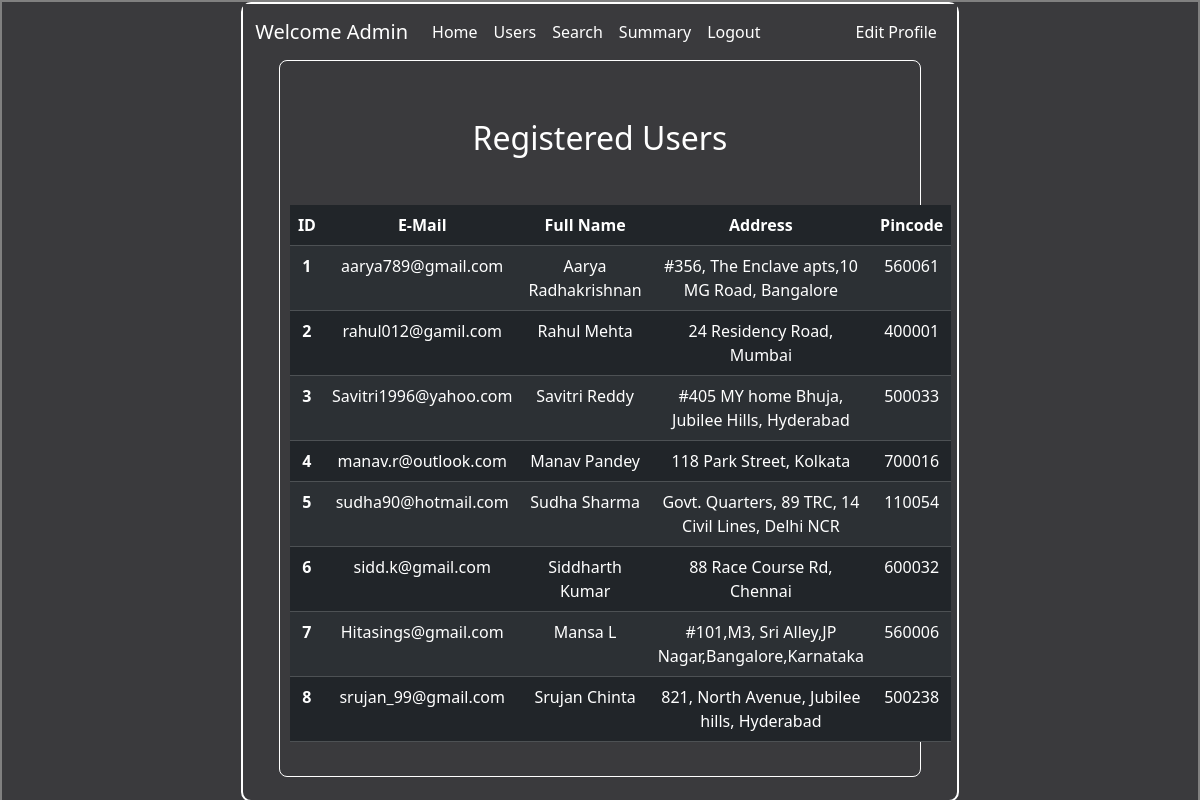
Page /reg_users (signed in) on the committed database.
### application/models.py (models this page shows)
class User(db.Model):
    username = db.Column(db.String(20), primary_key=True)
    email = db.Column(db.String(40), unique=True, nullable=False)
    password = db.Column(db.String(20), nullable=False)
    full_name = db.Column(db.String(80))
    address = db.Column(db.String(200))
    pincode = db.Column(db.String(6))
    is_admin = db.Column(db.Boolean, default=False)

### application/controllers.py (the view)
@app.route("/reg_users", methods=["GET","POST"])
def reg_users():
    username = session.get('username')
    if not username:
        return redirect(url_for('login'))
    logged_user = User.query.filter_by(username = username).first()
    if not logged_user or not logged_user.is_admin:
        return ("Access denied, Admins Only")
    users = User.query.filter_by(is_admin=False).all()  # Only normal users
    return render_template("admin_reg_users.html", users=users)

### templates/admin_reg_users.html (shortened to what this page needs)
<!DOCTYPE html>
<html lang="en">
<head>
    <link rel="stylesheet" href="/static/style.css">
    <link href="https://cdn.jsdelivr.net/npm/bootstrap@5.3.7/dist/css/bootstrap.min.css" rel="stylesheet">
</head>
<body>
    <div id="main">
        <div id="canvas">
            <nav class="navbar navbar-expand-lg" style="background-color: rgb(58, 58, 61) !important">
                <div class="container-fluid">
                    <a class="navbar-brand" href="#">Welcome Admin</a>
                    <div class="collapse navbar-collapse" id="navbarSupportedContent">
                        <ul class="navbar-nav me-auto mb-2 mb-lg-0">
                            <li class="nav-item">
                                <a class="nav-link" href="{{ url_for('admin_dash') }}">Home</a>
                            </li>
                            <li class="nav-item">
                                <a class="nav-link" aria-current="page" href="{{ url_for('reg_users') }}">Users</a>
                            </li>
                            <li class="nav-item">
                                <a class="nav-link" href="{{ url_for('admin_search') }}">Search</a>
                            </li>
                            <li class="nav-item">
                                <a class="nav-link" href="{{ url_for('admin_summary') }}">Summary</a>
                            </li>
                            <li class="nav-item">
                                <a class="nav-link" href="{{ url_for('login') }}">Logout</a>
                        </ul>
                        <ul class="navbar-nav ms-auto mb-2 mb-lg-0">
                            <li class="nav-item">
                                <a class="nav-link" href="{{ url_for('edit_profile', next='admin_dash') }}">Edit Profile</a>
                            </li>
                        </ul>
                    </div>
                </div>
            </nav>
            <div class="contents">
                <h2 class="heading my-5 d-flex justify-content-center">Registered Users</h2>
                <div class="table">
                    <table class="table table-dark table-striped my-4">
                        <thead>
                            <tr>
                                <th scope="col">ID</th>
                                <th scope="col">E-Mail</th>
                                <th scope="col">Full Name</th>
                                <th scope="col">Address</th>
                                <th scope="col">Pincode</th>
                            </tr>
                        </thead>
                        <tbody>
                            {% for user in users %}
                            <tr>
                                <th scope="row">{{ loop.index }}</th>
                                <td>{{ user.email }}</td>
                                <td>{{ user.full_name }}</td>
                                <td>{{ user.address }}</td>
                                <td>{{ user.pincode }}</td>
                            </tr>
                            {% endfor %}
                        </tbody>
                    </table>
                </div>
            </div>
        </div>
    </div>
</body>
</html>

### static/style.css (style rules this page uses)
* { margin: 0px; }
#main,#canvas { background-color: rgb(58, 58, 61); color: white; border: 2px solid grey; min-height: 100vh; }
#canvas { width: 60%; border: 2px solid white; border-radius: 10px; margin: auto; min-height: 100vh; }
.table { background-color: rgb(58, 58, 61); color: white; }
.nav-link, .navbar-brand { color: white !important; }
.heading { margin: 10px; }
.contents { border: 1px solid white; width: 90%; padding: 10px; border-radius: 8px; max-width: 800px; margin: 0 auto; text-align: center; }

### rows in the picture
User: email "aarya789@gmail.com", full_name "Aarya Radhakrishnan", address "#356, The Enclave apts,10 MG Road, Bangalore", pincode "560061"
User: email "rahul012@gamil.com", full_name "Rahul Mehta", address "24 Residency Road, Mumbai", pincode "400001"
User: email "Savitri1996@yahoo.com", full_name "Savitri Reddy", address "#405 MY home Bhuja, Jubilee Hills, Hyderabad", pincode "500033"
User: email "manav.r@outlook.com", full_name "Manav Pandey", address "118 Park Street, Kolkata", pincode "700016"
User: email "sudha90@hotmail.com", full_name "Sudha Sharma", address "Govt. Quarters, 89 TRC, 14 Civil Lines, Delhi NCR", pincode "110054"
User: email "sidd.k@gmail.com", full_name "Siddharth Kumar", address "88 Race Course Rd, Chennai", pincode "600032"
User: email "Hitasings@gmail.com", full_name "Mansa L", address "#101,M3, Sri Alley,JP Nagar,Bangalore,Karnataka", pincode "560006"
User: email "srujan_99@gmail.com", full_name "Srujan Chinta", address "821, North Avenue, Jubilee hills, Hyderabad", pincode "500238"
